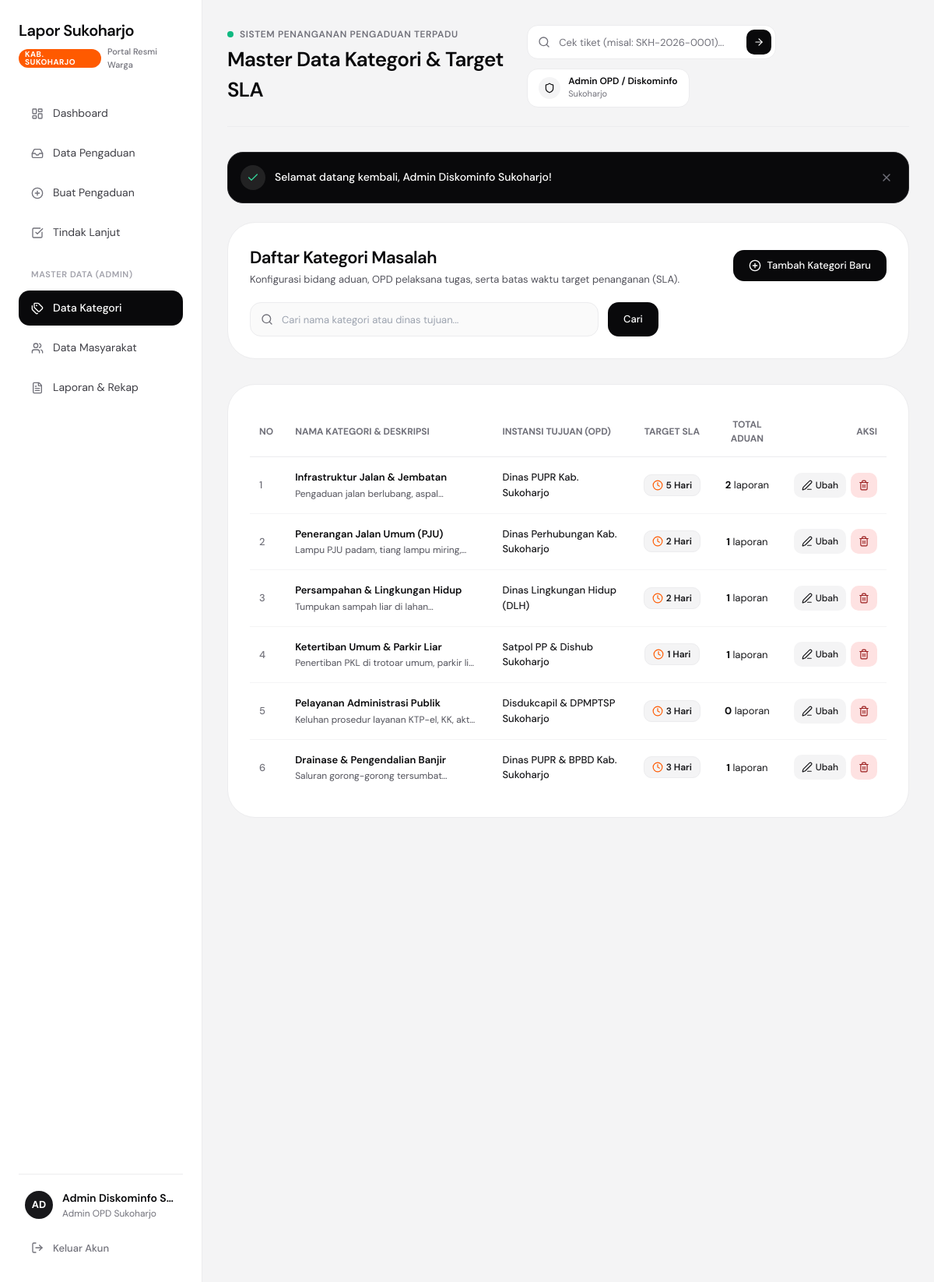
The page /kategori.php (signed in) on the database its author committed.
### tables this page shows
CREATE TABLE `kategori` (
    `id_kategori` INT AUTO_INCREMENT PRIMARY KEY,
    `nama_kategori` VARCHAR(100) NOT NULL,
    `instansi_tujuan` VARCHAR(100) NOT NULL,
    `target_sla_hari` INT NOT NULL DEFAULT 3,
    `deskripsi` TEXT NULL
);

### kategori.php (the view, shortened to what this page needs)
<?php
require_once __DIR__ . '/config/koneksi.php';
require_once __DIR__ . '/config/auth.php';
$search = trim($_GET['search'] ?? '');
$sql = "SELECT k.*, COUNT(p.id_pengaduan) as total_aduan
        FROM kategori k
        LEFT JOIN pengaduan p ON k.id_kategori = p.id_kategori ";
$sql .= "GROUP BY k.id_kategori ORDER BY k.id_kategori ASC";
$stmt = mysqli_prepare($koneksi, $sql);
mysqli_stmt_execute($stmt);
$result = mysqli_stmt_get_result($stmt);
require_once __DIR__ . '/includes/head.php';
?>
<div class="flex min-h-screen">
    <?php require_once __DIR__ . '/includes/sidebar.php'; ?>
    <main class="ml-[260px] flex-1 p-8 max-w-[1200px] w-full">
        <?php require_once __DIR__ . '/includes/topbar.php'; ?>
        <?= render_flash_alerts(); ?>
        <div class="bg-white rounded-[36px] border border-[#ececee] p-[28px] mb-8">
            <div class="flex flex-col sm:flex-row sm:items-center justify-between gap-4">
                <div>
                    <h2 class="text-[22px] font-semibold text-[#09090b] tracking-tight">
                        Daftar Kategori Masalah
                    </h2>
                    <p class="text-[13px] text-[#52525b] mt-0.5">
                        Konfigurasi bidang aduan, OPD pelaksana tugas, serta batas waktu target penanganan (SLA).
                    </p>
                </div>
                <div class="flex items-center gap-3">
                    <button type="button"
                            onclick="openCreateModal()"
                            class="bg-[#09090b] hover:bg-[#18181b] text-white px-5 py-2.5 rounded-[14px] text-[13px] font-medium flex items-center gap-2 transition cursor-pointer">
                        <i data-lucide="plus-circle" class="w-4 h-4"></i>
                        <span>Tambah Kategori Baru</span>
                    </button>
                </div>
            </div>
            <form action="kategori.php" method="GET" class="mt-5 flex items-center gap-3">
                <div class="relative flex-1 max-w-md">
                    <input type="text"
                           name="search"
                           value="<?= htmlspecialchars($search); ?>"
                           placeholder="Cari nama kategori atau dinas tujuan..."
                           class="w-full h-11 pl-10 pr-4 bg-[#fafafa] border border-[#ececee] focus:border-[#09090b] rounded-[14px] text-[13px] text-[#18181b] outline-none transition">
                </div>
                <button type="submit" class="h-11 px-5 bg-[#09090b] text-white rounded-[14px] text-[13px] font-medium transition">
                    Cari
                </button>
            </form>
        </div>
        <div class="bg-white rounded-[36px] border border-[#ececee] p-[28px] overflow-hidden">
            <div class="overflow-x-auto">
                <table class="w-full text-left border-collapse">
                    <thead>
                        <tr class="border-b border-[#ececee] text-[12px] text-[#71717a] uppercase font-semibold">
                            <th class="py-3.5 px-3">No</th>
                            <th class="py-3.5 px-4">Nama Kategori & Deskripsi</th>
                            <th class="py-3.5 px-4">Instansi Tujuan (OPD)</th>
                            <th class="py-3.5 px-3 text-center">Target SLA</th>
                            <th class="py-3.5 px-3 text-center">Total Aduan</th>
                            <th class="py-3.5 px-3 text-right">Aksi</th>
                        </tr>
                    </thead>
                    <tbody class="divide-y divide-[#f4f4f5] text-[13px]">
                        <?php if (mysqli_num_rows($result) > 0): ?>
                            <?php $no = 1; while ($row = mysqli_fetch_assoc($result)): ?>
                                <tr class="hover:bg-[#fafafa] transition">
                                    <td class="py-4 px-3 text-[#71717a] font-medium"><?= $no++; ?></td>
                                    <td class="py-4 px-4 max-w-sm">
                                        <div class="font-semibold text-[#09090b]">
                                            <?= htmlspecialchars($row['nama_kategori']); ?>
                                        </div>
                                        <div class="text-[12px] text-[#52525b] mt-0.5 line-clamp-1">
                                            <?= htmlspecialchars($row['deskripsi']); ?>
                                        </div>
                                    </td>
                                    <td class="py-4 px-4 font-medium text-[#18181b]">
                                        <?= htmlspecialchars($row['instansi_tujuan']); ?>
                                    </td>
                                    <td class="py-4 px-3 text-center whitespace-nowrap">
                                        <span class="inline-flex items-center gap-1 bg-[#f4f4f5] text-[#18181b] border border-[#ececee] px-2.5 py-1 rounded-[10px] text-[12px] font-semibold">
                                            <i data-lucide="clock" class="w-3.5 h-3.5 text-[#ff5a00]"></i>
                                            <?= (int)$row['target_sla_hari']; ?> Hari
                                        </span>
                                    </td>
                                    <td class="py-4 px-3 text-center whitespace-nowrap">
                                        <span class="font-bold text-[#09090b]"><?= (int)$row['total_aduan']; ?></span> laporan
                                    </td>
                                    <td class="py-4 px-3 text-right whitespace-nowrap">
                                        <div class="inline-flex items-center gap-1.5">
                                            <button type="button"
                                                    onclick="openEditModal('<?= $row['id_kategori']; ?>', '<?= htmlspecialchars(addslashes($row['nama_kategori'])); ?>', '<?= htmlspecialchars(addslashes($row['instansi_tujuan'])); ?>', '<?= $row['target_sla_hari']; ?>', '<?= htmlspecialchars(addslashes($row['deskripsi'])); ?>')"
                                                    class="h-8 px-2.5 bg-[#f4f4f5] hover:bg-[#09090b] hover:text-white rounded-[10px] text-[12px] font-medium flex items-center gap-1 transition"
                                                    title="Ubah Kategori">
                                                <i data-lucide="edit-3" class="w-3.5 h-3.5"></i>
                                                <span>Ubah</span>
                                            </button>
                                            <button type="button"
                                                    onclick="openDeleteModal('<?= $row['id_kategori']; ?>', '<?= htmlspecialchars(addslashes($row['nama_kategori'])); ?>', <?= (int)$row['total_aduan']; ?>)"
                                                    class="h-8 px-2.5 bg-[#fee2e2] text-[#991b1b] hover:bg-rose-600 hover:text-white rounded-[10px] text-[12px] font-medium flex items-center gap-1 transition"
                                                    title="Hapus Kategori">
                                                <i data-lucide="trash-2" class="w-3.5 h-3.5"></i>
                                            </button>
                                        </div>
                                    </td>
                                </tr>
                            <?php endwhile; ?>
                        <?php endif; ?>
                    </tbody>
                </table>
            </div>
        </div>
    </main>
</div>
<?php require_once __DIR__ . '/includes/footer.php'; ?>

### includes/head.php (style rules this page uses)
body { font-family: 'DM Sans', -apple-system, BlinkMacSystemFont, "Segoe UI", Roboto, sans-serif; -webkit-font-smoothing: antialiased; -moz-osx-font-smoothing: grayscale; }

### rows shown on the page
kategori: nama_kategori "Infrastruktur Jalan & Jembatan", deskripsi "Pengaduan jalan berlubang,…", instansi_tujuan "Dinas PUPR Kab. Sukoharjo", target_sla_hari "5", total_aduan "2"
kategori: nama_kategori "Penerangan Jalan Umum (PJU)", deskripsi "Lampu PJU padam, tiang lampu…", instansi_tujuan "Dinas Perhubungan Kab. Sukoharjo", target_sla_hari "2", total_aduan "1"
kategori: nama_kategori "Persampahan & Lingkungan Hidup", deskripsi "Tumpukan sampah liar di…", instansi_tujuan "Dinas Lingkungan Hidup (DLH)", target_sla_hari "2", total_aduan "1"
kategori: nama_kategori "Ketertiban Umum & Parkir Liar", deskripsi "Penertiban PKL di trotoar umum, parkir…", instansi_tujuan "Satpol PP & Dishub Sukoharjo", target_sla_hari "1", total_aduan "1"
kategori: nama_kategori "Pelayanan Administrasi Publik", deskripsi "Keluhan prosedur layanan KTP-el, KK,…", instansi_tujuan "Disdukcapil & DPMPTSP Sukoharjo", target_sla_hari "3", total_aduan "0"
kategori: nama_kategori "Drainase & Pengendalian Banjir", deskripsi "Saluran gorong-gorong…", instansi_tujuan "Dinas PUPR & BPBD Kab. Sukoharjo", target_sla_hari "3", total_aduan "1"

### other values the page prints
substr($user['nama_lengkap'], 0, 2) "AD"
$user['nama_lengkap'] "Admin Diskominfo S…"
$page_heading "Master Data Kategori & Target SLA"
$user['kecamatan'] "Sukoharjo"
$msg "Selamat datang kembali, Admin Diskominfo Sukoharjo!"
